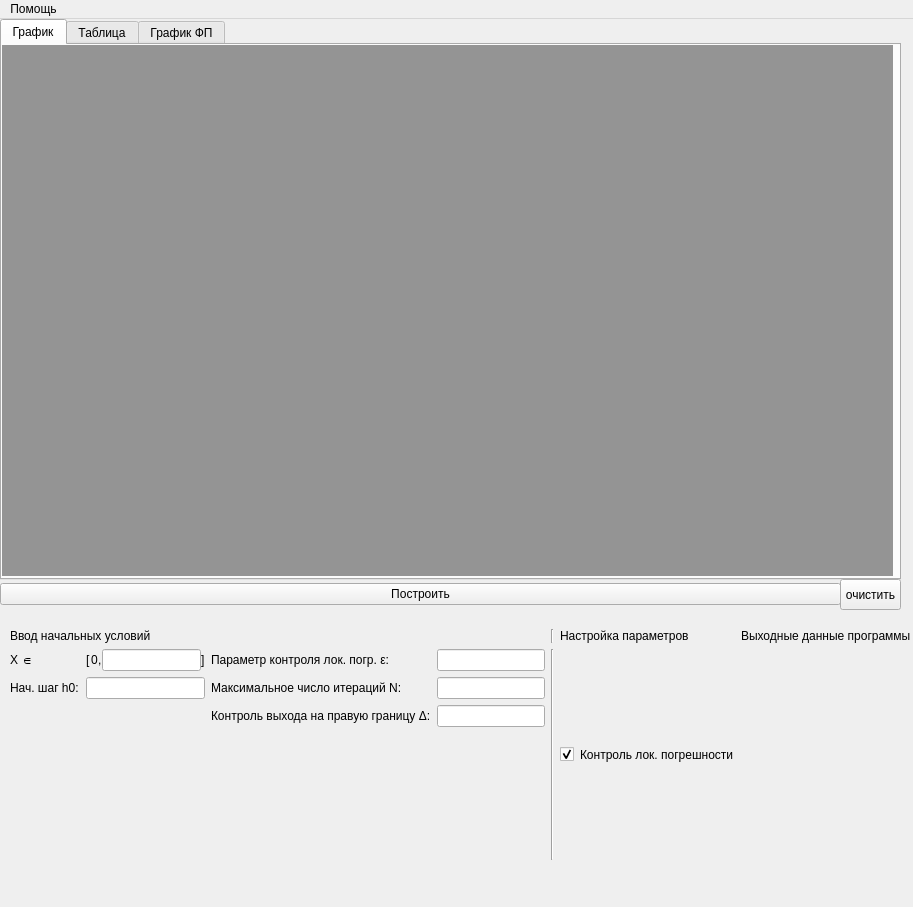
<?xml version="1.0" encoding="UTF-8"?>
<ui version="4.0">
 <class>MainWindow</class>
 <widget class="QMainWindow" name="MainWindow">
  <property name="geometry">
   <rect>
    <x>0</x>
    <y>0</y>
    <width>913</width>
    <height>907</height>
   </rect>
  </property>
  <property name="windowTitle">
   <string>Щербаков Павел, гр. 3821Б1ПМоп2, Жёсткие Системы</string>
  </property>
  <widget class="QWidget" name="centralwidget">
   <widget class="QWidget" name="gridWidget_2" native="true">
    <property name="geometry">
     <rect>
      <x>10</x>
      <y>610</y>
      <width>901</width>
      <height>231</height>
     </rect>
    </property>
    <property name="autoFillBackground">
     <bool>false</bool>
    </property>
    <property name="styleSheet">
     <string notr="true">border-color: rgb(113, 113, 113);</string>
    </property>
    <layout class="QGridLayout" name="information_layout" columnstretch="1,0,0,0,0">
     <item row="1" column="1">
      <layout class="QGridLayout" name="gridLayout_5">
       <item row="1" column="1">
        <widget class="QLineEdit" name="max_num_iter"/>
       </item>
       <item row="0" column="0">
        <widget class="QLabel" name="label_14">
         <property name="text">
          <string>Параметр контроля лок. погр. ε: </string>
         </property>
        </widget>
       </item>
       <item row="3" column="1">
        <spacer name="verticalSpacer_4">
         <property name="orientation">
          <enum>Qt::Vertical</enum>
         </property>
         <property name="sizeHint" stdset="0">
          <size>
           <width>20</width>
           <height>40</height>
          </size>
         </property>
        </spacer>
       </item>
       <item row="0" column="1">
        <widget class="QLineEdit" name="step_control"/>
       </item>
       <item row="1" column="0">
        <widget class="QLabel" name="label_24">
         <property name="text">
          <string>Максимальное число итераций N:</string>
         </property>
        </widget>
       </item>
       <item row="2" column="1">
        <widget class="QLineEdit" name="border_control"/>
       </item>
       <item row="2" column="0">
        <widget class="QLabel" name="label_25">
         <property name="text">
          <string>Контроль выхода на правую границу Δ:</string>
         </property>
        </widget>
       </item>
       <item row="3" column="0">
        <spacer name="verticalSpacer">
         <property name="orientation">
          <enum>Qt::Vertical</enum>
         </property>
         <property name="sizeHint" stdset="0">
          <size>
           <width>20</width>
           <height>40</height>
          </size>
         </property>
        </spacer>
       </item>
      </layout>
     </item>
     <item row="1" column="3">
      <layout class="QVBoxLayout" name="parameters_layout">
       <item>
        <layout class="QHBoxLayout" name="horizontalLayout_2"/>
       </item>
       <item>
        <layout class="QHBoxLayout" name="horizontalLayout_3">
         <item>
          <widget class="QCheckBox" name="step_mode">
           <property name="text">
            <string>Контроль лок. погрешности</string>
           </property>
           <property name="checked">
            <bool>true</bool>
           </property>
           <property name="tristate">
            <bool>false</bool>
           </property>
          </widget>
         </item>
        </layout>
       </item>
      </layout>
     </item>
     <item row="1" column="4">
      <layout class="QVBoxLayout" name="extra_info_layout"/>
     </item>
     <item row="0" column="4">
      <widget class="QLabel" name="label_10">
       <property name="text">
        <string>Выходные данные программы</string>
       </property>
      </widget>
     </item>
     <item row="0" column="3">
      <widget class="QLabel" name="label_8">
       <property name="text">
        <string>Настройка параметров</string>
       </property>
      </widget>
     </item>
     <item row="0" column="0">
      <widget class="QLabel" name="label_7">
       <property name="text">
        <string>Ввод начальных условий</string>
       </property>
      </widget>
     </item>
     <item row="1" column="2">
      <widget class="Line" name="line">
       <property name="orientation">
        <enum>Qt::Vertical</enum>
       </property>
      </widget>
     </item>
     <item row="0" column="2">
      <widget class="Line" name="line_2">
       <property name="orientation">
        <enum>Qt::Vertical</enum>
       </property>
      </widget>
     </item>
     <item row="1" column="0">
      <layout class="QGridLayout" name="gridLayout">
       <property name="horizontalSpacing">
        <number>7</number>
       </property>
       <item row="1" column="1">
        <layout class="QHBoxLayout" name="horizontalLayout">
         <item>
          <widget class="QLabel" name="label_6">
           <property name="text">
            <string>[</string>
           </property>
          </widget>
         </item>
         <item>
          <widget class="QLabel" name="label_11">
           <property name="text">
            <string>0</string>
           </property>
          </widget>
         </item>
         <item>
          <widget class="QLabel" name="label_12">
           <property name="text">
            <string>,</string>
           </property>
          </widget>
         </item>
         <item>
          <widget class="QLineEdit" name="X_end"/>
         </item>
         <item>
          <widget class="QLabel" name="label_4">
           <property name="text">
            <string>]</string>
           </property>
          </widget>
         </item>
        </layout>
       </item>
       <item row="1" column="0">
        <widget class="QLabel" name="label_2">
         <property name="text">
          <string>X ∈ </string>
         </property>
         <property name="alignment">
          <set>Qt::AlignLeading|Qt::AlignLeft|Qt::AlignVCenter</set>
         </property>
        </widget>
       </item>
       <item row="5" column="1">
        <spacer name="verticalSpacer_3">
         <property name="orientation">
          <enum>Qt::Vertical</enum>
         </property>
         <property name="sizeHint" stdset="0">
          <size>
           <width>20</width>
           <height>40</height>
          </size>
         </property>
        </spacer>
       </item>
       <item row="2" column="0">
        <widget class="QLabel" name="label_5">
         <property name="text">
          <string>Нач. шаг h0:</string>
         </property>
        </widget>
       </item>
       <item row="2" column="1">
        <widget class="QLineEdit" name="step_start"/>
       </item>
      </layout>
     </item>
    </layout>
   </widget>
   <widget class="QTabWidget" name="tabWidget">
    <property name="geometry">
     <rect>
      <x>0</x>
      <y>0</y>
      <width>901</width>
      <height>561</height>
     </rect>
    </property>
    <property name="currentIndex">
     <number>0</number>
    </property>
    <widget class="QWidget" name="tab">
     <attribute name="title">
      <string>График</string>
     </attribute>
     <widget class="QWidget" name="plot_widget_1" native="true">
      <property name="geometry">
       <rect>
        <x>0</x>
        <y>0</y>
        <width>891</width>
        <height>531</height>
       </rect>
      </property>
      <property name="styleSheet">
       <string notr="true">background-color: rgb(148, 148, 148);</string>
      </property>
     </widget>
    </widget>
    <widget class="QWidget" name="tab_2">
     <attribute name="title">
      <string>Таблица</string>
     </attribute>
     <widget class="QToolBox" name="toolBox">
      <property name="geometry">
       <rect>
        <x>0</x>
        <y>0</y>
        <width>901</width>
        <height>531</height>
       </rect>
      </property>
      <property name="currentIndex">
       <number>1</number>
      </property>
      <widget class="QWidget" name="page_1">
       <property name="geometry">
        <rect>
         <x>0</x>
         <y>0</y>
         <width>100</width>
         <height>30</height>
        </rect>
       </property>
       <property name="accessibleName">
        <string/>
       </property>
       <attribute name="label">
        <string>таблица для V1</string>
       </attribute>
       <widget class="QTableWidget" name="info_table">
        <property name="geometry">
         <rect>
          <x>0</x>
          <y>0</y>
          <width>891</width>
          <height>471</height>
         </rect>
        </property>
        <property name="minimumSize">
         <size>
          <width>426</width>
          <height>454</height>
         </size>
        </property>
        <property name="maximumSize">
         <size>
          <width>10000</width>
          <height>9999999</height>
         </size>
        </property>
        <property name="autoScroll">
         <bool>true</bool>
        </property>
        <property name="autoScrollMargin">
         <number>16</number>
        </property>
        <property name="verticalScrollMode">
         <enum>QAbstractItemView::ScrollPerPixel</enum>
        </property>
        <property name="horizontalScrollMode">
         <enum>QAbstractItemView::ScrollPerPixel</enum>
        </property>
        <column>
         <property name="text">
          <string>i</string>
         </property>
        </column>
        <column>
         <property name="text">
          <string>Xi</string>
         </property>
        </column>
        <column>
         <property name="text">
          <string>Vi</string>
         </property>
        </column>
        <column>
         <property name="text">
          <string>V'i</string>
         </property>
        </column>
        <column>
         <property name="text">
          <string>V2i</string>
         </property>
        </column>
        <column>
         <property name="text">
          <string>Vi-V2i</string>
         </property>
        </column>
        <column>
         <property name="text">
          <string>ОЛП</string>
         </property>
        </column>
        <column>
         <property name="text">
          <string>h_i</string>
         </property>
        </column>
        <column>
         <property name="text">
          <string>C1</string>
         </property>
        </column>
        <column>
         <property name="text">
          <string>C2</string>
         </property>
        </column>
        <column>
         <property name="text">
          <string>Ui</string>
         </property>
        </column>
        <column>
         <property name="text">
          <string>|Ui-Vi|</string>
         </property>
        </column>
       </widget>
      </widget>
      <widget class="QWidget" name="page_2">
       <property name="geometry">
        <rect>
         <x>0</x>
         <y>0</y>
         <width>901</width>
         <height>477</height>
        </rect>
       </property>
       <attribute name="label">
        <string>таблица для V2</string>
       </attribute>
       <widget class="QTableWidget" name="info_table_V_dot">
        <property name="geometry">
         <rect>
          <x>0</x>
          <y>0</y>
          <width>891</width>
          <height>471</height>
         </rect>
        </property>
       </widget>
      </widget>
     </widget>
    </widget>
    <widget class="QWidget" name="tab_3">
     <attribute name="title">
      <string>График ФП</string>
     </attribute>
     <widget class="QWidget" name="plot_widget_2" native="true">
      <property name="geometry">
       <rect>
        <x>0</x>
        <y>0</y>
        <width>891</width>
        <height>531</height>
       </rect>
      </property>
      <property name="styleSheet">
       <string notr="true">background-color: rgb(148, 148, 148);</string>
      </property>
     </widget>
    </widget>
   </widget>
   <widget class="QWidget" name="horizontalLayoutWidget_4">
    <property name="geometry">
     <rect>
      <x>0</x>
      <y>560</y>
      <width>841</width>
      <height>31</height>
     </rect>
    </property>
    <layout class="QHBoxLayout" name="horizontalLayout_4">
     <item>
      <widget class="QPushButton" name="plot_button">
       <property name="text">
        <string>Построить</string>
       </property>
      </widget>
     </item>
    </layout>
   </widget>
   <widget class="QPushButton" name="delete_plot">
    <property name="geometry">
     <rect>
      <x>840</x>
      <y>560</y>
      <width>61</width>
      <height>31</height>
     </rect>
    </property>
    <property name="text">
     <string>очистить</string>
    </property>
   </widget>
  </widget>
  <widget class="QMenuBar" name="menubar">
   <property name="geometry">
    <rect>
     <x>0</x>
     <y>0</y>
     <width>913</width>
     <height>21</height>
    </rect>
   </property>
   <widget class="QMenu" name="menu">
    <property name="title">
     <string>Помощь</string>
    </property>
    <addaction name="info_button"/>
   </widget>
   <addaction name="menu"/>
  </widget>
  <action name="info_button">
   <property name="text">
    <string>Описание</string>
   </property>
  </action>
 </widget>
 <tabstops>
  <tabstop>X_end</tabstop>
  <tabstop>step_start</tabstop>
  <tabstop>step_control</tabstop>
  <tabstop>max_num_iter</tabstop>
  <tabstop>plot_button</tabstop>
  <tabstop>info_table</tabstop>
  <tabstop>tabWidget</tabstop>
  <tabstop>step_mode</tabstop>
 </tabstops>
 <resources/>
 <connections/>
</ui>
